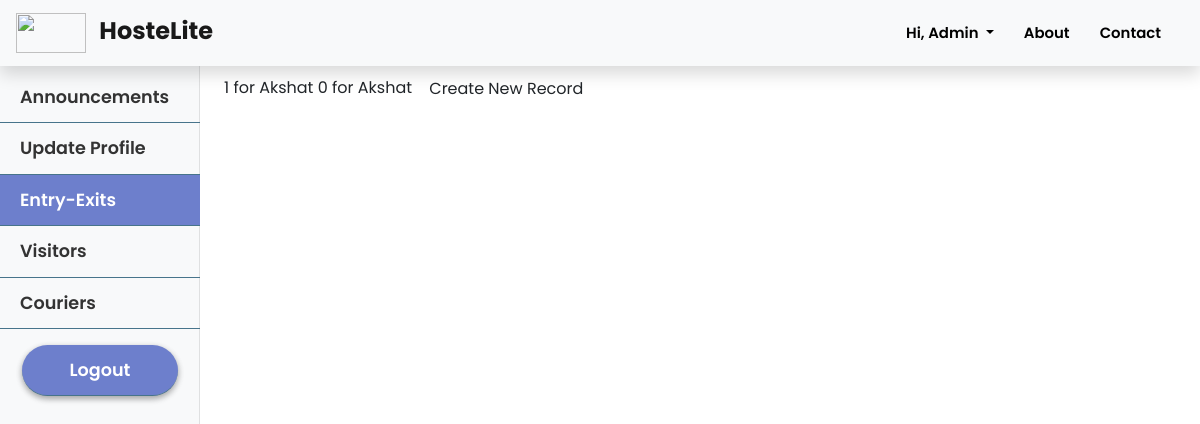
The app's page /guard/entryexit (signed in) with its own data.
### hostelmanagement/models.py (models this page shows, shortened)
class User(db.Model, UserMixin):
    id = db.Column(db.Integer, primary_key=True)
    college_id = db.Column(db.String(9), unique=True, nullable=False)
    firstname = db.Column(db.String(20), nullable=False)
    lastname = db.Column(db.String(20), nullable=False)
    email = db.Column(db.String(120), unique=True, nullable=False)
    password = db.Column(db.String(60), nullable=False)
    phone = db.Column(db.String(10), unique=True, nullable=False)
    address = db.Column(db.Text, nullable=False)
    course = db.Column(db.String(20),nullable=True)
    department = db.Column(db.String(20), nullable=True)
    user_type = db.Column(db.Integer, nullable = False, default=1)
    room_no = db.Column(db.Integer, nullable = True)
    announcements = db.relationship('Announcement', backref='author', lazy=True)
    complaints = db.relationship('Complaint', backref='author', lazy=True)
    mess_menu = db.relationship('MessMenu', backref='author', lazy=True)
    courier = db.relationship('Courier', backref='user', lazy=True)
    exitentry = db.relationship('ExitEntry', backref='user', lazy=True)
    visitor = db.relationship('Visitor', backref='user', lazy=True)

class ExitEntry(db.Model):
    id = db.Column(db.Integer, primary_key = True)
    user_id = db.Column(db.Integer, db.ForeignKey('user.id'), nullable = False)
    status = db.Column(db.Integer, nullable = False, default = 0)
    datetime = db.Column(db.DateTime, nullable = False, default = datetime.utcnow)

### hostelmanagement/routes.py (the view)
@app.route('/guard/entryexit')
@login_required
def entry_exit_records():
    entryexits = ExitEntry.query.all()
    return render_template('guard/entryexit.html', entryexits = entryexits)

### hostelmanagement/models.py (called while the page is built)
@login_manager.user_loader
def load_user(user_id):
    return User.query.get(int(user_id))

### hostelmanagement/templates/guard/entryexit.html
{% extends 'guard/guard_layout.html' %}
{% block guard_entryexit %}active{% endblock %}
{% block guard_content %}
    {% if entryexits %}
        {% for entryexit in entryexits %}
            {{entryexit.status}} for {{entryexit.user.firstname}}
        {% endfor %}
    {% endif %}
    <a class="btn" type="submit" href="{{url_for('new_entry_exit_record')}}">Create New Record</a>
{% endblock guard_content %}

### hostelmanagement/templates/layout.html (shortened to what this page needs)
<!DOCTYPE html>
<html>
<head>
    <link rel="stylesheet" href="https://cdn.jsdelivr.net/npm/bootstrap@4.5.3/dist/css/bootstrap.min.css">
    <link rel='stylesheet' href="{{ url_for('static', filename='style.css') }}">
    <link rel="stylesheet" href="https://use.fontawesome.com/releases/v5.8.1/css/all.css"
 />
</head>
<body>
    <section id="landingPage">
        <nav class="navbar sticky-top shadow navbar-expand-lg navbar-light bg-light">
            <a class="navbar-brand col-md-3 col-lg-2 mr-0 pl-0 pr-0" href="{{url_for('index')}}">
                <img src="https://cdn.logo.com/hotlink-ok/logo-social.png" width="70" height="40" class="d-inline-block align-top" alt="" loading="lazy">
                <strong class="pl-2 mt-2" style="font-size:1.2em;">HosteLite</strong>
            </a>
            <ul class='navbar-nav ml-auto mr-2'>
                {% if not current_user.is_authenticated %}
                    <li class="nav-item">
                        <a class="nav-link" href="{{ url_for('about') }}">About</a>
                    </li>
                    <li class="nav-item">
                        <a class="nav-link" href="{{ url_for('contact') }}">Contact</a>
                    </li>
                    <li class="nav-item">
                        <a class="nav-link" href="{{ url_for('login') }}">Log In</a>
                    </li>
                    <li class="nav-item">
                        <a class="nav-link toButton pl-15 pr-15" style="color: white; font-weight: 600" href="{{ url_for('application') }}">Apply Now</a>
                    </li>
                {% else %}
                    <li class="nav-item dropdown">
                        <a class="nav-link dropdown-toggle" href="#" id="navbarDropdown" role="button" data-toggle="dropdown" aria-haspopup="true" aria-expanded="false">
                            Hi, {{ current_user.firstname }}
                        </a>
                    </li>
                    <li class="nav-item">
                        <a class="nav-link" href="{{ url_for('about') }}">About</a>
                    </li>
                    <li class="nav-item">
                        <a class="nav-link" href="{{ url_for('contact') }}">Contact</a>
                    </li>
                {% endif %}
            </ul>
        </nav>
    </section>
    {% block content %}
    {% endblock %}
</body>
</html>

### hostelmanagement/static/style.css (style rules this page uses)
* { margin: 0; padding: 0; font-family: "Poppins", sans-serif; font-size: 16px; box-sizing: border-box; }
body { padding-top: 70px; overflow-x:hidden; scroll-behavior: smooth; }
#landingPage nav { position: fixed; width: 100%; opacity: 1; background-color: rgba(255, 255, 255); }
#landingPage nav ul a { font-size: 0.93em; font-weight: 600; text-decoration: none; padding: 10px 15px; text-align: center; color: #000; }

### records on screen
User: firstname "Admin"
ExitEntry: status "1", user.firstname "Akshat"
ExitEntry: status "0", user.firstname "Akshat"
